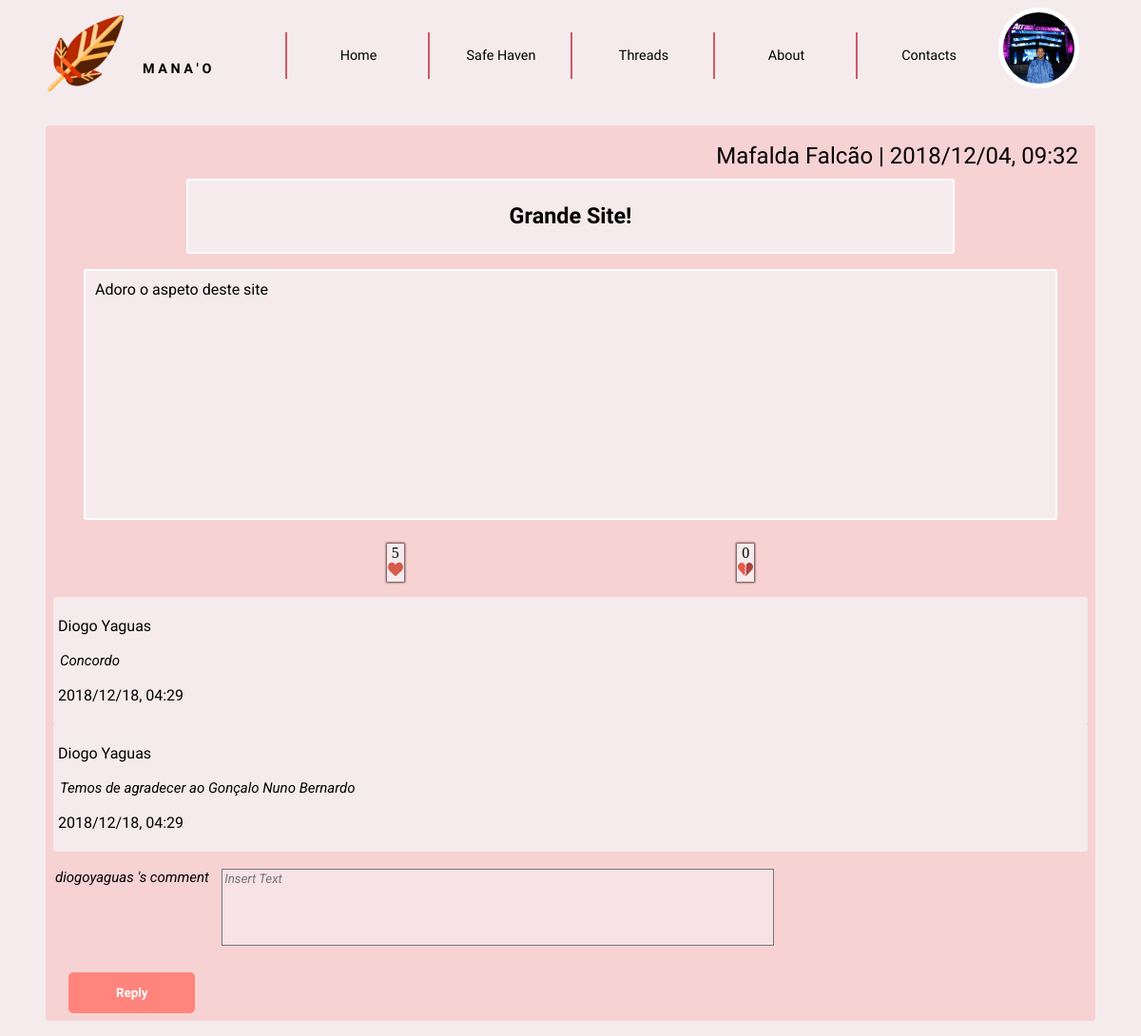
/templates/viewPost.php?id=4 (signed in), run on the app's committed database.
### tables this page shows
CREATE TABLE User (ID INTEGER PRIMARY KEY AUTOINCREMENT, Username STRING UNIQUE NOT NULL, Password CHAR (256) NOT NULL, Name STRING NOT NULL, Email STRING NOT NULL UNIQUE, Bio STRING, Profile_Pic STRING NOT NULL DEFAULT "default.png", ParticipationDate STRING NOT NULL);

CREATE TABLE Post (ID INTEGER PRIMARY KEY AUTOINCREMENT, User_ID INTEGER NOT NULL REFERENCES User (ID), Title STRING NOT NULL, Text STRING NOT NULL, Date STRING NOT NULL, Upvotes INTEGER DEFAULT 0, Downvotes INTEGER DEFAULT 0);

CREATE TABLE Comments (ID INTEGER PRIMARY KEY AUTOINCREMENT, Post_ID INTEGER REFERENCES Post, User_ID INTEGER NOT NULL REFERENCES User (ID), Text STRING NOT NULL, Date STRING NOT NULL);

### database/user.php (called while the page is built, shortened)
<?php
      function getName($userID) {
        global $dbh;
        try {
          $stmt = $dbh->prepare('SELECT Name FROM User WHERE ID = ?');
          $stmt->execute(array($userID));
          if($row = $stmt->fetch()){
            return $row['Name'];
          }
        }catch(PDOException $e) {
          return -1;
        }
      }
    function getUserPhoto($userID) {
      global $dbh;
      try {
        $stmt = $dbh->prepare('SELECT Profile_Pic FROM User WHERE ID = ?');
        if($stmt->execute(array($userID))) {
          $row = $stmt->fetch();
          return $row['Profile_Pic'];
        }
      }catch(PDOException $e) {
        return null;
      }
    }
?>

### database/post.php (called while the page is built, shortened)
<?php
	function getPostByID($postID)
	{
		global $dbh;
		try {
			$stmt = $dbh->prepare('SELECT * from Post WHERE ID = ?');
			if($stmt->execute(array($postID)))
				return $stmt->fetch();
			else
				return -1;
		} catch(PDOException $e) {
			return -1;
		}
	}
	function getPostComments($postID)
	{
		global $dbh;
		try {
			$stmt = $dbh->prepare('SELECT * from Comments WHERE Post_ID = ?');
			if($stmt->execute(array($postID)))
				return $stmt->fetchAll();
			else
				return -1;
		} catch(PDOException $e) {
			return -1;
		}
	}
?>

### templates/viewPost.php (the view, shortened to what this page needs)
<?php
include_once ("header.php");
?>
    <!DOCTYPE html>
    <html>
    <head>
        <link href="../css/main_layout.css" rel="stylesheet">
        <link href="../css/main_style.css" rel="stylesheet">
        <link href="../css/posts.css" rel="stylesheet">
    </head>
    <body>
        <?php
            include_once ("../includes/init.php");
			include_once ("../database/post.php");
			include_once ("../actions/verifyAndConvertText.php");
            $post = getPostByID($_GET['id']);
            $comments = getPostComments($_GET['id']);
        ?>
            <section class="viewPost">
				<div id="post">
					<article>
						<header>
							<span class="author">
								<?php echo getName($post['User_ID']) ?>
							</span>
							<span class="date">|
								<?=$post['Date'] ?>
							</span>
						</header>
						<div id="Title">
							<h1>
								<?=$post['Title'] ?>
							</h1>
						</div>
						<div id="Text">
							<pre id="text"><?php convertText($post['Text']); ?></pre>
						</div>
					</article>
					<footer id="votes">
						<div id="upvotes" onclick="updateUpvotes(<?=$_GET['id']?>)">
							<p id="upvote<?=$_GET['id']?>">
								<?=$post['Upvotes']?>
							</p>
							<img src="../images/upvote.png"alt="Upvote">
						</div>
						<div id="downvotes" onclick="updateDownvotes(<?=$_GET['id']?>)">
							<p id="downvote<?=$_GET['id']?>">
								<?=$post['Downvotes']?>
							</p>
							<img src="../images/downvote.png"alt="Downvote">
						</div>
					</footer>
				</div>
				<div id="comments">
				<?php  foreach($comments as $comment){ ?>
					<article id="posted">
							<p id="name">
								<?php echo getName($comment['User_ID']) ?>
							</p>
							<div id="commentText">
							</div>
							<p id="commentDate">
								<?=$comment['Date'] ?>
							</p>
					</article>
				<?php unset($comment); } ?>
				</div>
				<div id="comment_section">
					<label id="user_to_post"><?=$_SESSION['username']?></label><label id="comment_to_post">'s comment
						<textarea rows="5" cols="80" placeholder="Insert Text" id="newCommentText" name="text" wrap="hard"></textarea>
					</label>
					<input id="replyButton" type="submit" value="Reply">
				</div>
			</section>
	</body>
</html>

### templates/header.php (shortened to what this page needs)
<!DOCTYPE html>
<html>
<head>
    <link href="../css/main_layout.css" rel="stylesheet">
    <link href="../css/main_style.css" rel="stylesheet">
</head>
<body>
    <header>
        <label class="homeButton" type="submit_home" value="" onclick="window.location='../templates/home.php';"></label>
        <h3>M A N A ' O</h3>
        <nav id="menu">
            <ol>
                <li><a href="home.php">Home</a></li>
                <li><a href="http://www.pixelthoughts.co/#">Safe Haven</a></li>
                <li><a href="threads.php?filter=Recent&categorie=All">Threads</a></li>
                <li><a href="about.php">About</a></li>
                <li><a href="contacts.php">Contacts</a></li>
            </ol>
        </nav>
        <div class="dropdown">
                <img id="profile" src="../profilePictures/<?php
                    include_once('../includes/init.php');
                    include_once("../database/user.php");
                    echo getUserPhoto($_SESSION['userID']);
                ?>" alt="Profile picture" onclick="myFunction()" class="dropbtn">
            </div>
    </header>

### actions/verifyAndConvertText.php
<?php
    function convertText($text) {
        $reg_exUrl = "/(http|https|ftp|ftps)\:\/\/[a-zA-Z0-9\-\.]+\.[a-zA-Z]{2,3}(\/\S*)?/";
        if (preg_match($reg_exUrl, $text, $url)) {
            echo preg_replace($reg_exUrl, '<a href="' . $url[0] . '" rel="nofollow">' . $url[0] . '</a>', $text);
        } else echo $text;
}
?>

### css/main_layout.css (style rules this page uses)
body { margin: 0em; }
body > header { margin: 0em; display: grid; grid-template-rows: auto; grid-template-columns: 1fr 1fr 5fr 1fr; grid-template-areas: "manao name navigator profilepic"; position: -webkit-sticky; position: sticky; top: 0; width: 100%; }
.homeButton { grid-area: manao; justify-self: right; align-self: center; height: auto; }
body > header > h3 { grid-area: name; margin: 0em; justify-self: left; align-self: center; }
#menu { grid-area: navigator; justify-self: right; align-self: center; }
#menu ol li { display: inline-flex; width: 100%; justify-self: center; }
#menu ol { margin: 0em; display: grid; grid-template-rows: auto; grid-template-columns: 1fr 1fr 1fr 1fr 1fr; grid-template-areas: "home safehaven threads contacts about"; width: 100%; }
#menu ol > li { justify-self: left; align-self: center; justify-items: center; justify-content: space-evenly; }
#menu ol > :nth-child(1) { grid-area: home; }
#menu ol > :nth-child(2) { grid-area: safehaven; }
#menu ol > :nth-child(3) { grid-area: threads; }
#menu ol > :nth-child(4) { grid-area: contacts; }
#menu ol > :nth-child(5) { grid-area: about; }
.dropbtn { color: white; border: none; cursor: pointer; }
.dropdown { position: relative; display: inline-block; }

### css/main_style.css (style rules this page uses)
:root { --maincolor_bckgrnd: #F5EBED; --color_separator: #996666; --color_text: #000000; --color_manao: #D35763; --color_manao2: #DF7175; --color_smallhover: #2a2f33; }
body { margin: 0; background-color: var(--maincolor_bckgrnd); color: var(--color_text); }
body > header { margin: 0; background-color: var(--maincolor_bckgrnd); }
body > header > h3 { margin-top: 2em; font-family: 'Julius Sans One', sans-serif; font-size: 0.9em; text-align: left; height: auto; color: var(--color_text); }
.homeButton { background:url(../images/icon.png) no-repeat; cursor:pointer; border:none; width:100px; height:100px; margin-top:1em; }
#menu { width: 100%; }
#menu ol { margin:0; padding: 0; }
#menu li { align-items: center; list-style-type: none; margin:1em 0; width: 100%; height: 100%; }
#menu li a { font-family: 'Julius Sans One', sans-serif; font-size: 0.9em; color: var(--color_text); text-decoration: none; text-align: center; height: auto; -webkit-transition: color 0.6s; transition: color 0.6s ease; }
nav > ol > li { border-left: 2px solid var(--color_manao); height: 100%; }
#profile { margin-top: 8px; width: 75px; height: 75px; border:5px solid white; border-radius: 100px 100px; }

### data on the page
user: Profile_Pic (picture)
post: User_ID.Name "Mafalda Falcão", Date "2018/12/04, 09:32", Title "Grande Site!", Text "Adoro o aspeto deste site", Upvotes "5", Downvotes "0"
comments: User_ID.Name "Diogo Yaguas", Text "Concordo", Date "2018/12/18, 04:29"
comments: User_ID.Name "Diogo Yaguas", Text "Temos de agradecer ao Gonçalo Nuno Bernardo", Date "2018/12/18, 04:29"

### other printed values
$_SESSION['username'] "diogoyaguas"
